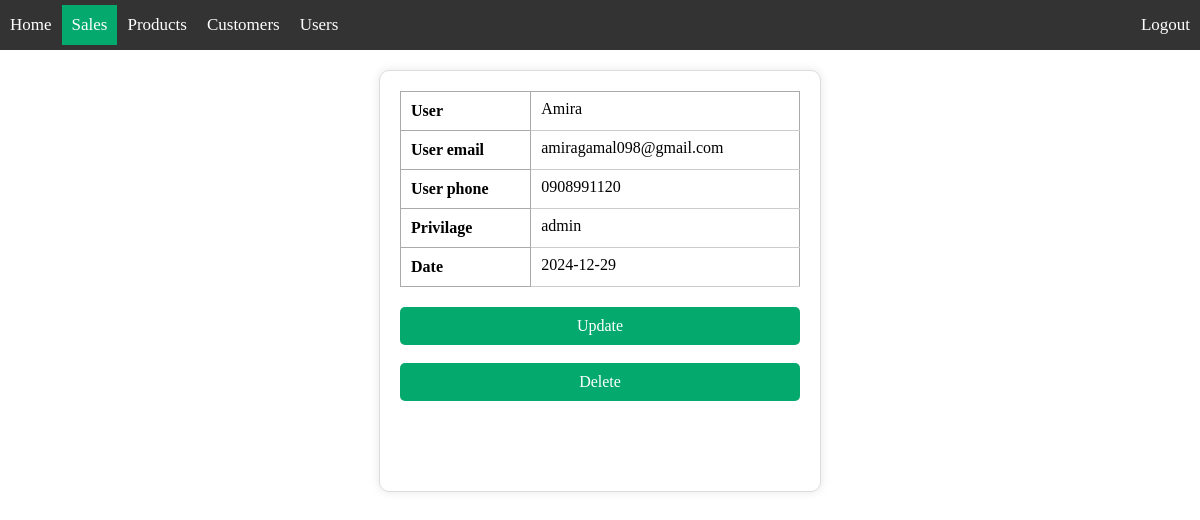
Before: /users/info_user/1 (signed in) with the older database file.
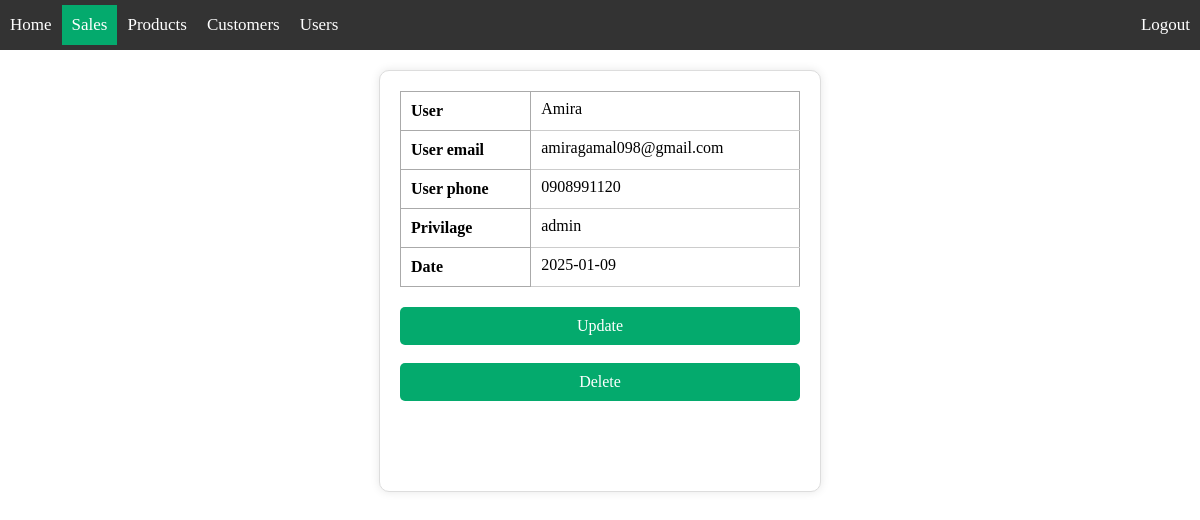
After: the same page with the newer database file.
### app/models/user.py (models this page shows, shortened)
class User(db.Model, UserMixin):
    __tablename__ = 'user'
    id = db.Column(db.Integer, primary_key=True)
    user_name = db.Column(db.String(200), nullable=False)
    user_email = db.Column(db.String(200), nullable=False)
    user_phone = db.Column(db.String(15))
    password = db.Column(db.String(128), nullable=False)
    active = db.Column(db.Boolean(), default=True)
    roles = db.relationship('Role', secondary='user_roles', backref='roled')
    date = db.Column(db.DateTime, default=datetime.now(pytz.UTC))
    fs_uniquifier = db.Column(db.String(90), nullable=False, unique=True,
                              default=generate_unique_value)

### app/users/routes.py (the view)
@bp.route('/info_user/<int:id>', methods=['GET'])
@roles_accepted('admin', 'supervisor')
def info_user(id):
    user = User.query.get_or_404(id)
    return render_template('users/info_user.html', user=user)

### app/templates/users/info_user.html (shortened to what this page needs)
{% extends 'base.html' %}
{% block content %}
<div class="content">
    <div class="info">
        <div class="table_box">
            <table>
                <tr>
                    <th>User</th>
                    <td>{{ user.user_name }}</td>
                </tr>
                <tr>
                    <th>User email</th>
                    <td>{{ user.user_email }}</td>
                </tr>
                <tr>
                    <th>User phone</th>
                    <td>{{ user.user_phone }}</td>
                </tr>
                <tr>
                    <th>Privilage</th>
                    <td>{{ user.roles[0].name }}</td>
                </tr>
                <tr>
                    <th>Date</th>
                    <td>{{ user.date.date() }}</td>
                </tr>
            </table>
        </div>
        <div class="edit">
            {% if current_user.has_role('admin') or current_user.has_role('editor')%}
            <a href="/users/update_user/{{user.id}}" id="update">Update</a>
            <br/>
            <a href="{{ url_for('users.delete_user', id=user.id) }}" onclick="return confirm('are you sure you want delete this record?!')" id="delete">Delete</a>
            {% endif %}
        </div>
    </div>
</div>
{% endblock %}

Changed rows visible on the page:
changed User "Amira": date "2024-12-29" → "2025-01-09"
